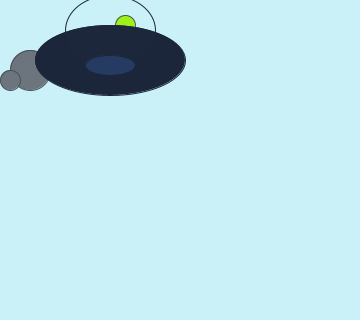
Frame 1 (no input)
Frame 60 (the mouse pressed at the canvas centre just before this capture): identical to frame 1, image omitted
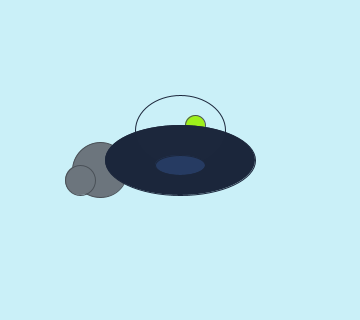
Frame 120 (the mouse held since frame 60 and released just before this capture)

The Processing sketch that drew these frames (run headless with seeded random() and noise(); from frame 60 on, the mouse is pressed at the canvas centre):

// Processing sketch: Desplazar_nave
// ── Desplazar_nave.pde

// Posición de la nave (se actualiza cada frame según posición del mouse)
int px;
int py;

void setup(){
  size(360, 320);
}

void draw(){
  // Limpiamos la pantalla
  background(#caf0f8);

  px = mouseX;
  py = mouseY;

  if (px < 110) {
    px = 110;
  }
  if (px > 280) {
    px = 280;
  }
  if (py < 60) {
    py = 60;
  }
  if (py > 280) {
    py = 280;
  }


  int vaporSize1 = 40;
  int vaporSize2 = 20;
  if (mousePressed) {
    vaporSize1 = 55;
    vaporSize2 = 30;
  }

  // Vapor
  stroke(#495057);
  fill(#6c757d);
  ellipse(px - 80, py + 10, vaporSize1, vaporSize1);
  ellipse(px - 100, py + 20, vaporSize2, vaporSize2);

  // Viajero
  fill(#9ef01a);
  ellipse(px + 15, py - 35, 20, 20);

  // NAVE
  stroke(#1b263b);
  fill(#1b263b);
  ellipse(px, py, 150, 70);

  fill(#ced4da, 1);
  ellipse(px, py - 30, 90, 70);

  fill(#263B62);
  ellipse(px, py + 5, 50, 20);
}
